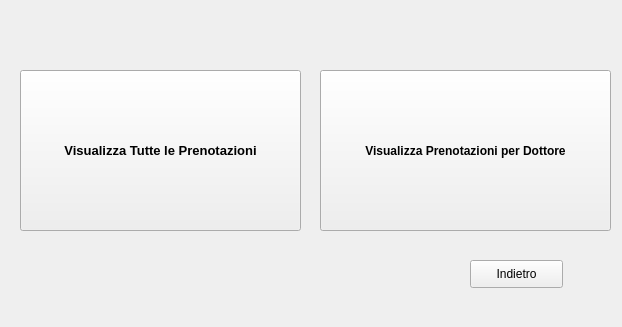
<?xml version="1.0" encoding="UTF-8"?>
<ui version="4.0">
 <class>Form</class>
 <widget class="QWidget" name="Form">
  <property name="geometry">
   <rect>
    <x>0</x>
    <y>0</y>
    <width>622</width>
    <height>327</height>
   </rect>
  </property>
  <property name="windowTitle">
   <string>Visualizza Prenotazioni</string>
  </property>
  <widget class="QPushButton" name="pushButton_2">
   <property name="geometry">
    <rect>
     <x>320</x>
     <y>70</y>
     <width>291</width>
     <height>161</height>
    </rect>
   </property>
   <property name="font">
    <font>
     <pointsize>9</pointsize>
     <weight>75</weight>
     <bold>true</bold>
    </font>
   </property>
   <property name="text">
    <string>Visualizza Prenotazioni per Dottore</string>
   </property>
  </widget>
  <widget class="QPushButton" name="pushButton_3">
   <property name="geometry">
    <rect>
     <x>20</x>
     <y>70</y>
     <width>281</width>
     <height>161</height>
    </rect>
   </property>
   <property name="font">
    <font>
     <pointsize>10</pointsize>
     <weight>75</weight>
     <bold>true</bold>
    </font>
   </property>
   <property name="text">
    <string>Visualizza Tutte le Prenotazioni</string>
   </property>
  </widget>
  <widget class="QPushButton" name="pushButton_4">
   <property name="geometry">
    <rect>
     <x>470</x>
     <y>260</y>
     <width>93</width>
     <height>28</height>
    </rect>
   </property>
   <property name="text">
    <string>Indietro</string>
   </property>
  </widget>
 </widget>
 <resources/>
 <connections/>
</ui>
